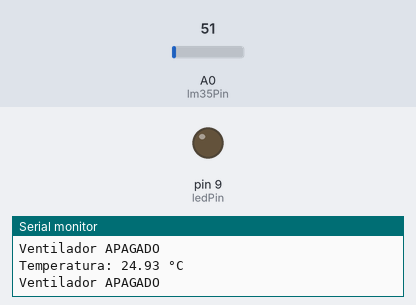
A sketch run on a simulated Arduino Uno, built with avr-gcc and run on an emulated ATmega328P. Shown: output pins drawn as LEDs (lit = HIGH), the last lines printed to the serial monitor. Inputs (shaded band) come from the test bench; at power-on: A0 (lm35Pin) = 51.

Above: at 1.8 s.
1.9 s: A0 (lm35Pin) set to 66
At 2.8 s:
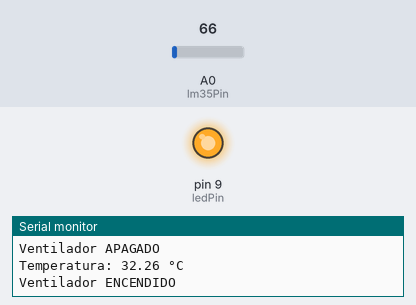
3.5 s: A0 (lm35Pin) set to 61
At 4.4 s:
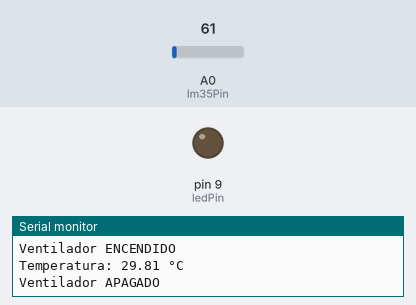
5.5 s: A0 (lm35Pin) set to 71
At 7.2 s:
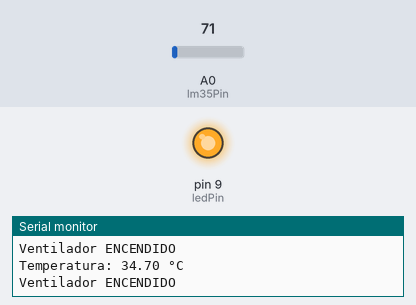
Timing chart, 0 to 8.7 s (numbered marks = the images above; inputs shaded):
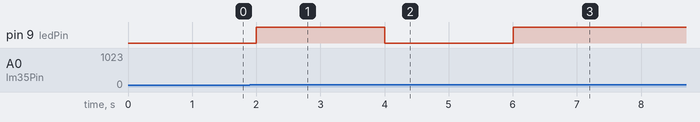

Measured:
- the behaviour switches between 61 and 62 on A0 (lm35Pin) (found by bisection; images 0 and 1)
- after the input at 1.9 s, pin 9 (ledPin): LOW → HIGH after 0.10 s
- after the input at 3.5 s, pin 9 (ledPin): HIGH → LOW after 0.50 s
- after the input at 5.5 s, pin 9 (ledPin): LOW → HIGH after 0.51 s

The sketch:

Ejemplo_LM35.ino
```cpp
// Definir pines
const int lm35Pin = A0;      // Pin del LM35
const int ledPin = 9;        // Pin del LED

// Umbral de temperatura para encender el ventilador
const float tempThreshold = 30.0; // Grados Celsius

void setup() {
  // Iniciar la comunicación serie a 9600 bps
  Serial.begin(9600);

  // Configurar el pin del LED como salida
  pinMode(ledPin, OUTPUT);

  // Apagar el ventilador al inicio
  digitalWrite(ledPin, LOW);
}

void loop() {
  // Leer el valor analógico del LM35
  int analogValue = analogRead(lm35Pin);

  // Convertir el valor a voltaje (0-5V)
  float voltage = analogValue * (5.0 / 1023.0);

  // Convertir el voltaje a temperatura (10mV por cada grado Celsius)
  float temperatureC = voltage * 100;

  // Mostrar la temperatura en el monitor serial
  Serial.print("Temperatura: ");
  Serial.print(temperatureC);
  Serial.println(" °C");

  // Verificar si la temperatura supera el umbral
  if (temperatureC >= tempThreshold) {
    // Encender el ventilador (LED)
    digitalWrite(ledPin, HIGH);
    Serial.println("Ventilador ENCENDIDO");
  } else {
    // Apagar el ventilador (LED)
    digitalWrite(ledPin, LOW);
    Serial.println("Ventilador APAGADO");
  }

  // Pausa de un segundo antes de la siguiente lectura
  delay(1000);
}
```
